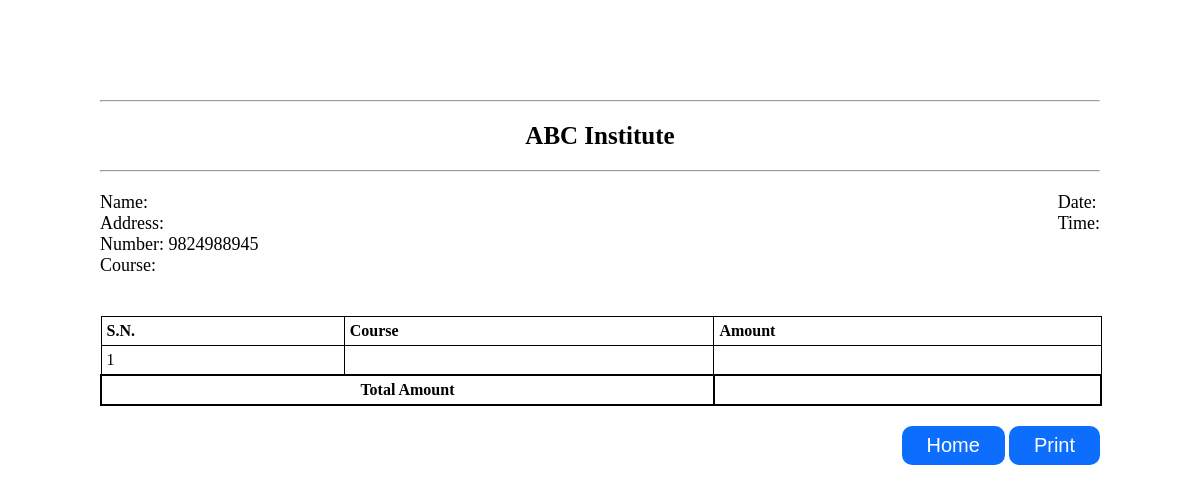
Page /admin/view-bill.php?phone=9824988945&date=2023-10-13 10:21:50 (signed in) on the earlier database version.
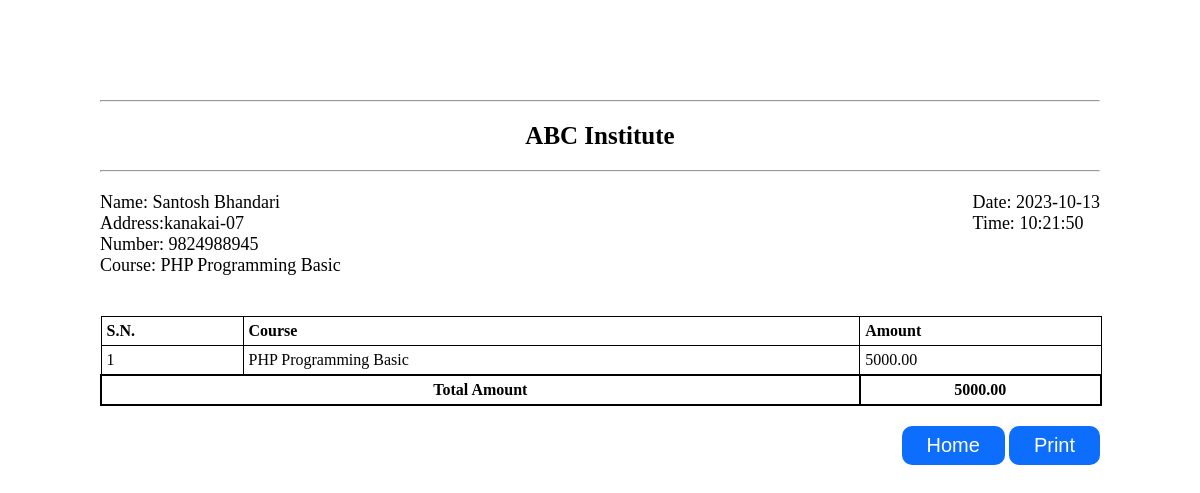
Same page on the later database version.
### tables this page shows
CREATE TABLE `BillInfo` (
  `phone` varchar(15) NOT NULL,
  `cid` varchar(15) NOT NULL,
  `amount` decimal(10,2) NOT NULL,
  `tdate` datetime NOT NULL
);

CREATE TABLE `StudentInfo` (
  `phone` varchar(15) NOT NULL,
  `name` varchar(50) NOT NULL,
  `address` varchar(50) NOT NULL,
  `email` varchar(100) DEFAULT NULL,
  `gender` varchar(10) NOT NULL,
  `parentname` varchar(50) NOT NULL,
  `cid` varchar(15) NOT NULL
);

CREATE TABLE `CourseInfo` (
  `cid` varchar(15) NOT NULL,
  `cname` varchar(200) NOT NULL,
  `price` decimal(10,2) NOT NULL
);

### admin/view-bill.php (the view, shortened to what this page needs)
<?php
    include_once "head.php";
?>
    <link rel="stylesheet" href="../assets/css/bill.css">
</head>
<body>
    <div class="bill-wrapper">
        <div class="bill-container">
            <hr>
            <div class="company-name">
                <p>ABC Institute</p>
            </div>
            <hr>
            <?php
                if($_SERVER['REQUEST_METHOD']=='GET'){
                    if(isset($_GET["date"]) && isset($_GET["phone"])){
                        $phone=trim($_GET["phone"]);
                        $tdate=trim($_GET['date']);
                        $read="SELECT name,address,StudentInfo.phone,cname,amount,DATE(tdate) as date, TIME(tdate) as time FROM StudentInfo,CourseInfo,BillInfo WHERE CourseInfo.cid=StudentInfo.cid AND BillInfo.phone=StudentInfo.phone AND StudentInfo.phone ='$phone' AND tdate='$tdate';";
                        if($result=$con->query($read)){
                            if($result->num_rows>0){
                                while($row=$result->fetch_assoc()){
                                    $name=$row["name"];
                                    $address=$row["address"];
                                    $phone=$row['phone'];
                                    $course=$row['cname'];
                                    $amount=$row['amount'];
                                    $date=$row['date'];
                                    $time=$row['time'];
                                }
                            }
                        }
                    }
                }
            ?>
              <div class="details-container">
                    <div class="billerinfo">
                        <p class="name">Name: <?=$name?></p>
                        <p class="address">Address:<?=$address?></p>
                        <p class="phone">Number: <?=$phone?></p>
                        <p class="course">Course: <?=$course?></p>
                    </div>
                    <div class="billinfo">
                        <p class="date">Date: <?=$date?></p>
                        <p class="time">Time: <?=$time?></p>
                    </div>
                </div>
            <div class="billtable">
                <table border="1">
                    <thead>
                        <th>S.N.</th>
                        <th>Course</th>
                        <th>Amount</th>
                    </thead>
                    <tbody>
                        <tr><td>1</td><td><?=$course?></td><td><?=$amount?></td></tr>
                            <tr class="total">
                                <td colspan='2'>Total Amount</td>
                                <td><?=$amount?></td>
                            </tr>
                        </tbody>
                    </table>
                <div class="billoptions">
                    <button id='home'><a href="student-bill.php?phone=<?=$phone?>">Home</a></button>
                    <button id="print">Print</button>
                </div>
            </div>
        </div>
    </div>
</body>
</html>

Differences in the rows shown:
added billinfo: phone.name "Santosh Bhandari", phone.address "kanakai-07", phone.phone "9824988945", cid.cname "PHP Programming Basic", amount "5000.00"
Other differences:
$date: (not shown) → "2023-10-13"
$time: (not shown) → "10:21:50"
$phone: "9824988945" → (not shown)
